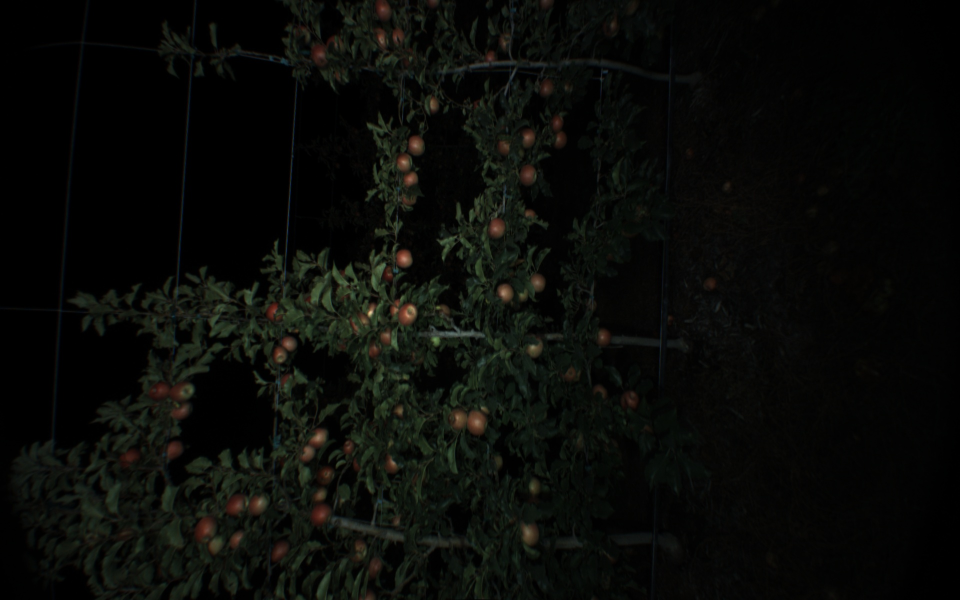
#> input picture detection/labeled_data/frame0001.jpg, 1920 x 1200 px, found by its file name (shown at 1/2 size)
$ jupyter execute --allow-errors split.ipynb   (shell and % lines are left out)
#> lines starting #> are read from the running program, lines starting #| are printed output that depends on the picture
[cell 1]
import cv2

import numpy as np
import matplotlib.pyplot as plt

import os
import sys
cwd = os.getcwd()
sys.path.append(os.path.join(cwd, '..'))

from sklearn.externals import joblib
from aye.preprocessing import *
from aye.fruit_detector import FruitDetector
from aye.blob_analysis import *
from aye.bounding_box import *
from aye.visualization import *

#> (a cell that did not finish here is left out)

[cell 3]
# Load image
im_dir = os.path.join(cwd, 'images')
im = cv2.imread(os.path.join(im_dir, 'frame0001.jpg'))
#> im is the input picture: shape (1200, 1920, 3); mean B, G, R 7.7, 10.6, 9.3
im = im[200:1000, :1480, :]
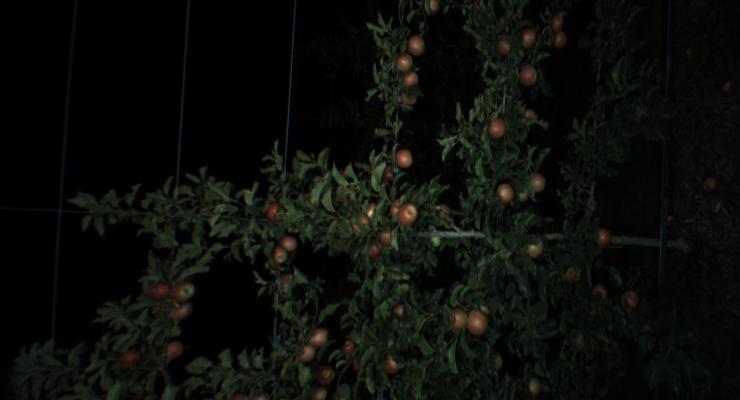
#> im: shape (800, 1480, 3) (shown at 1/2 size); mean B, G, R 9.3, 13.2, 11.4

fig = plt.figure(figsize=(8,6))
plt.imshow(im, cmap=plt.cm.gray)


$ run again, with detection/labeled_data/frame0000.jpg copied over detection/labeled_data/frame0001.jpg
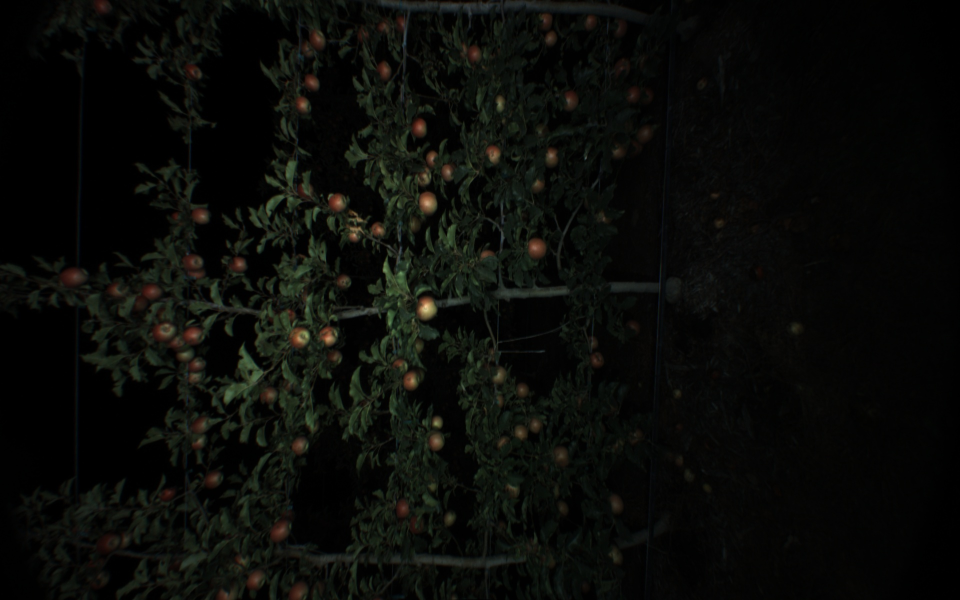
#> input picture detection/labeled_data/frame0000.jpg, 1920 x 1200 px, found by its file name (shown at 1/2 size)
#> im is the input picture: shape (1200, 1920, 3); mean B, G, R 8, 11.1, 9.9
#> `im = im[200:1000, :1480, :]`:
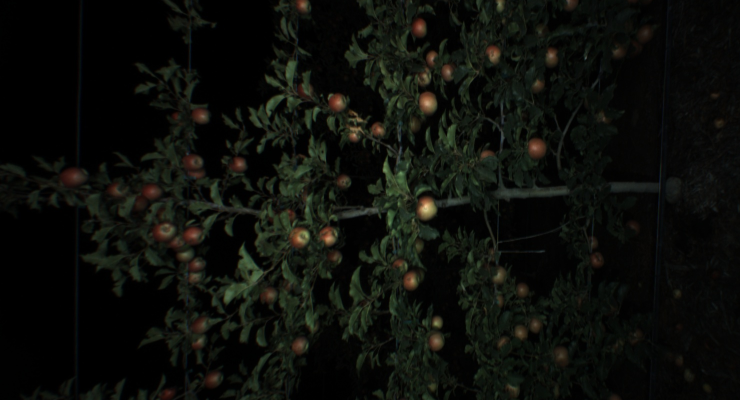
#> im: shape (800, 1480, 3) (shown at 1/2 size); mean B, G, R 10.1, 14.3, 12.6

$ run again, with detection/labeled_data/frame0002.jpg copied over detection/labeled_data/frame0001.jpg
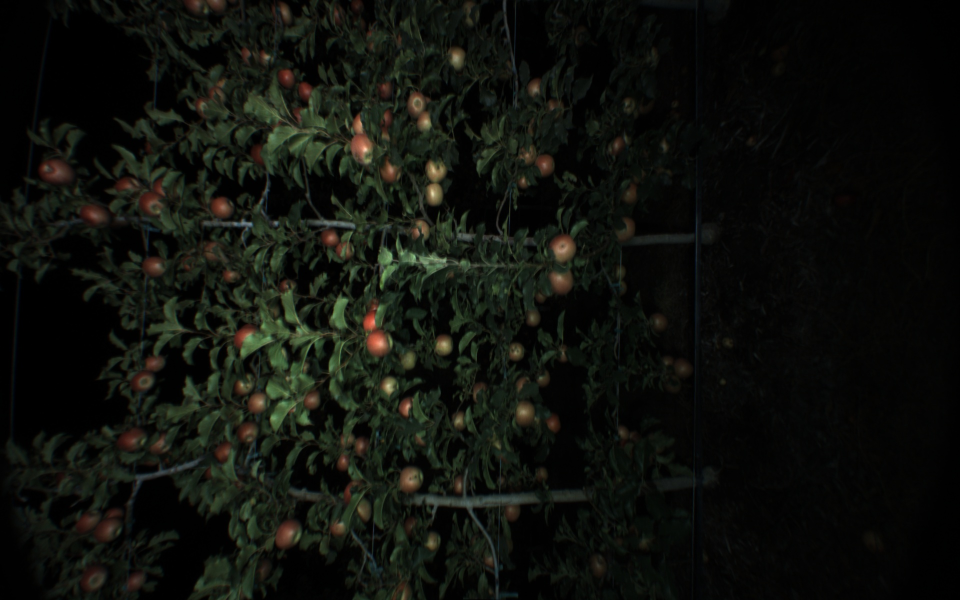
#> input picture detection/labeled_data/frame0002.jpg, 1920 x 1200 px, found by its file name (shown at 1/2 size)
#> im is the input picture: shape (1200, 1920, 3); mean B, G, R 11.9, 16.8, 14.8
#> `im = im[200:1000, :1480, :]`:
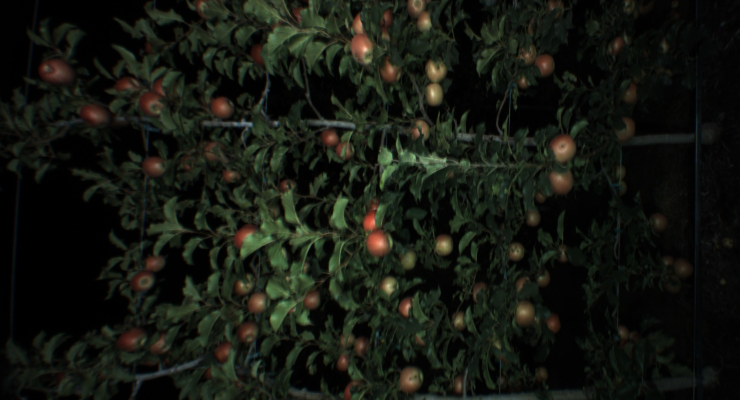
#> im: shape (800, 1480, 3) (shown at 1/2 size); mean B, G, R 16.5, 23.7, 20.7

$ run again, with detection/labeled_data/frame0003.jpg copied over detection/labeled_data/frame0001.jpg
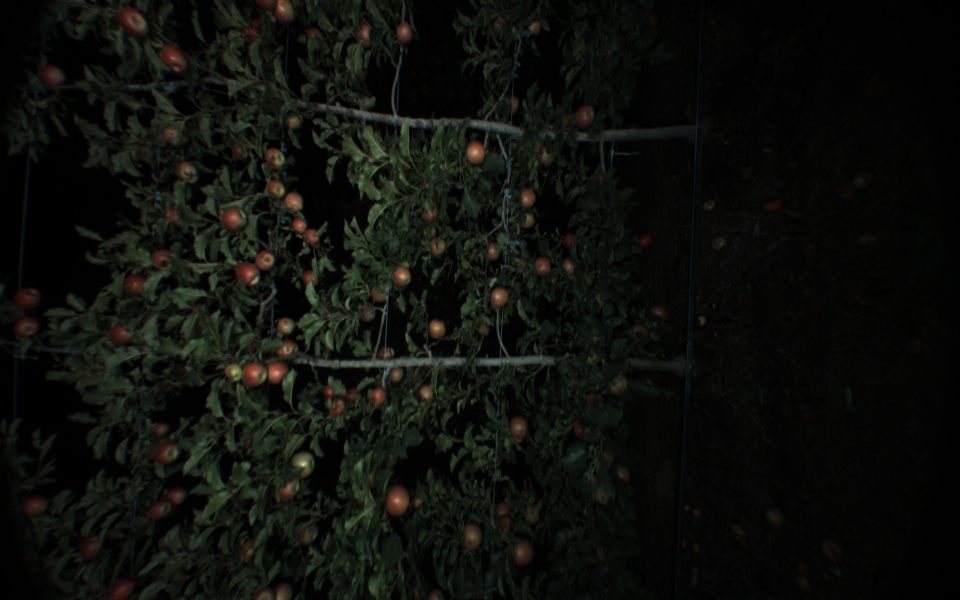
#> input picture detection/labeled_data/frame0003.jpg, 1920 x 1200 px, found by its file name (shown at 1/2 size)
#> im is the input picture: shape (1200, 1920, 3); mean B, G, R 11.1, 15.5, 13.6
#> `im = im[200:1000, :1480, :]`:
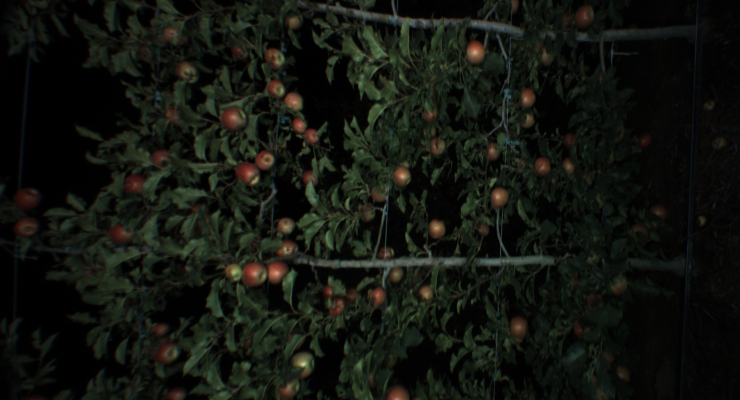
#> im: shape (800, 1480, 3) (shown at 1/2 size); mean B, G, R 14.9, 21.1, 18.3
